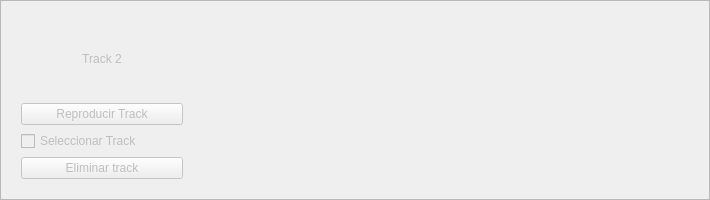
       <widget class="QFrame" name="trackui2">
        <property name="enabled">
         <bool>false</bool>
        </property>
        <property name="minimumSize">
         <size>
          <width>0</width>
          <height>200</height>
         </size>
        </property>
        <property name="frameShape">
         <enum>QFrame::StyledPanel</enum>
        </property>
        <property name="frameShadow">
         <enum>QFrame::Raised</enum>
        </property>
        <layout class="QHBoxLayout" name="horizontalLayout_2">
         <item>
          <widget class="QWidget" name="trackpanel2" native="true">
           <property name="minimumSize">
            <size>
             <width>180</width>
             <height>0</height>
            </size>
           </property>
           <property name="maximumSize">
            <size>
             <width>16777215</width>
             <height>16777215</height>
            </size>
           </property>
           <layout class="QGridLayout" name="gridLayout_4">
            <item row="3" column="0">
             <widget class="QPushButton" name="Eliminar_track2">
              <property name="text">
               <string>Eliminar track</string>
              </property>
             </widget>
            </item>
            <item row="1" column="0">
             <widget class="QPushButton" name="Reproducir_track2">
              <property name="text">
               <string>Reproducir Track</string>
              </property>
             </widget>
            </item>
            <item row="2" column="0">
             <widget class="QCheckBox" name="track2_checkbox">
              <property name="text">
               <string>Seleccionar Track</string>
              </property>
             </widget>
            </item>
            <item row="0" column="0">
             <widget class="QLabel" name="label_6">
              <property name="text">
               <string>Track 2</string>
              </property>
              <property name="alignment">
               <set>Qt::AlignCenter</set>
              </property>
             </widget>
            </item>
           </layout>
          </widget>
         </item>
         <item>
          <widget class="MplWidget" name="tracktimeline2" native="true">
           <property name="minimumSize">
            <size>
             <width>500</width>
             <height>0</height>
            </size>
           </property>
          </widget>
         </item>
        </layout>
       </widget>
